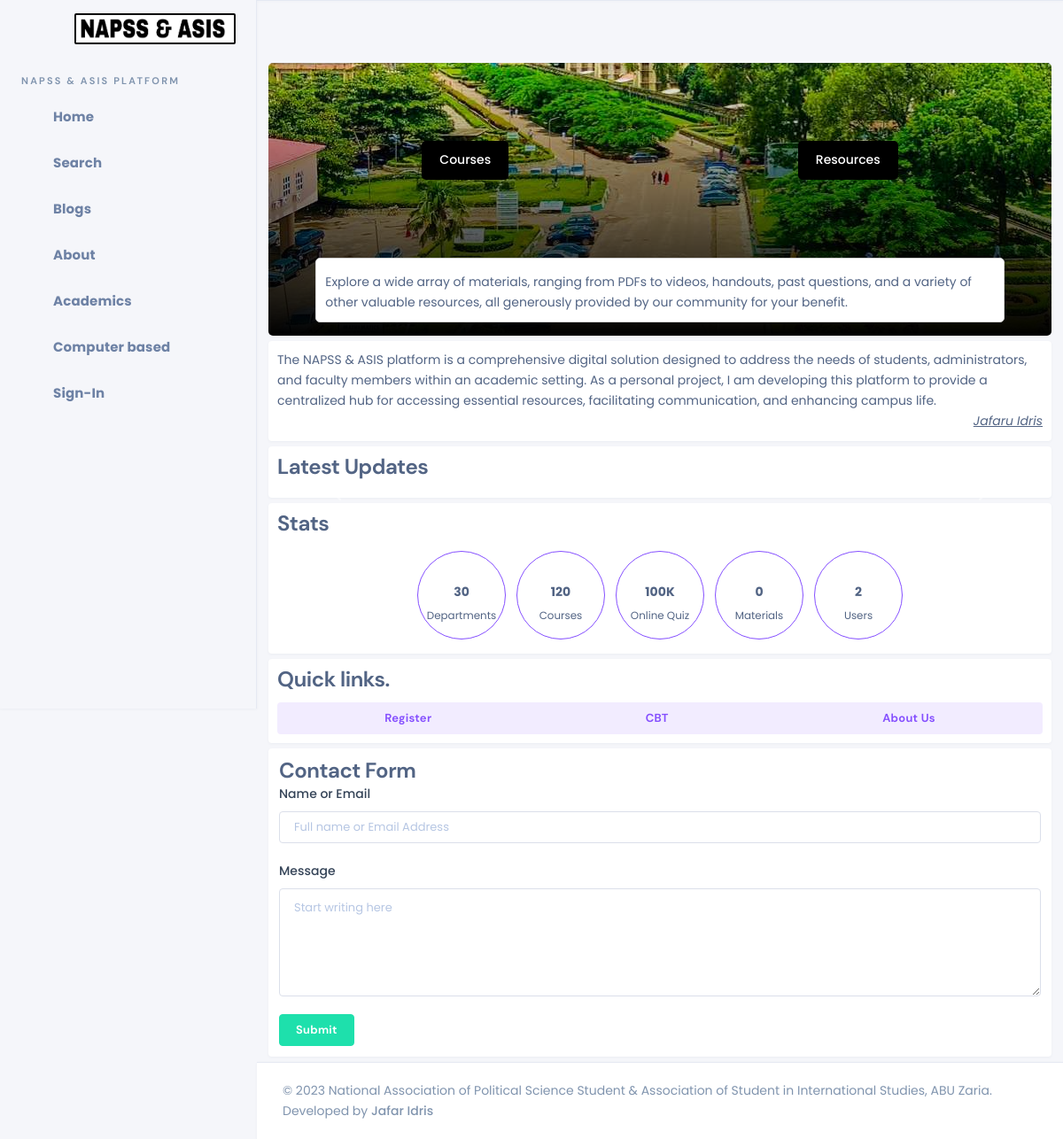
Before: / with the older database file.
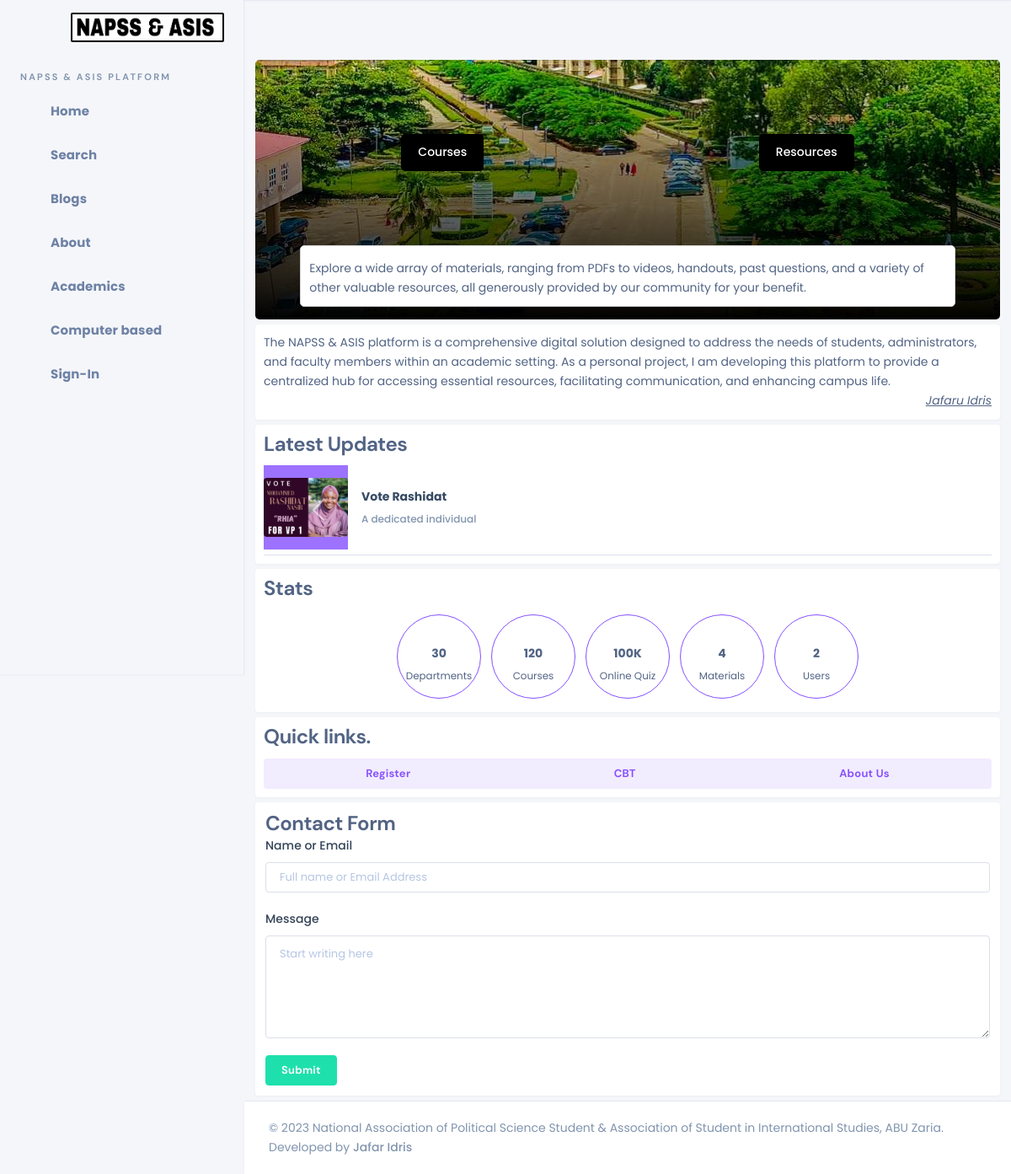
After: the same page with the newer database file.
### blog/models.py (models this page shows, shortened)
class BlogPost(models.Model):
  user = models.ForeignKey(User, on_delete=models.CASCADE)
  title = models.CharField(max_length=500)
  desc = models.TextField()
  content = models.TextField()
  cover = models.FileField(upload_to='blog cover', null=True)
  ratings = models.ManyToManyField('Rating', blank=True)
  publish = models.BooleanField(default=False)

### app/views.py (the view)
# urls.py: path('', views.index, name='index'),
def index(request):
  context = {}
  blogs = BlogPost.objects.all()
  context['blogs'] = blogs
  context['departments_count'] = Department.objects.count()
  context['materials_count'] = Material.objects.count()
  context['courses_count'] = Course.objects.count()
  context['users_count'] = User.objects.count()
  return render(request, 'app/index.html', context)

### core/contexts.py (called while the page is built)
def project_info(request):
  return INFO

### templates/app/index.html (shortened to what the changed rows need)
{% extends "base.html" %}
{% load static %}
{% block content %}
<section class="card mt-1 sec">
  <div id="carouselExConInd" class="carousel slide" data-bs-ride="carousel">
   <div class="carousel-inner">
        {% for blog in blogs %}
        <a href="{% url 'blog:read_blog' blog.id %}" class="carousel-item {% if blogs.first == blog %}active{% endif %}">
          <span class="user-card border-bottom pb-1">
                  <span class="user-avatar sq h-100px w-100px rounded-0">
                  </span>
                <span class="user-info d-flex flex-column">
                    <span class="lead-text">{{blog.title|truncatechars:30}}</span>
                    <p class="sub-text">{{blog.desc|truncatechars:110}}</p>
                </span>
            </span>
        </a>
        {% endfor %}
    </div>
</div>
</section>
<section class="card mt-1 sec">
  <div class="d-flex flex-wrap justify-content-center">
    <div class="m-1 h-100px w-100px border border-primary rounded-circle d-flex flex-column justify-content-center d-flex align-items-center">
      <span><em class="icon ni ni-files"></em></span>
      <span class="fw-bold">{{materials_count}}</span>
      <span class="p-1 small">Materials</span>
    </div>
  </div>
</section>
{% endblock content %}

Changed rows visible on the page:
added BlogPost: title "Vote Rashidat", desc "A dedicated individual"
Other visible differences:
{{ materials_count }}: "0" → "4"
